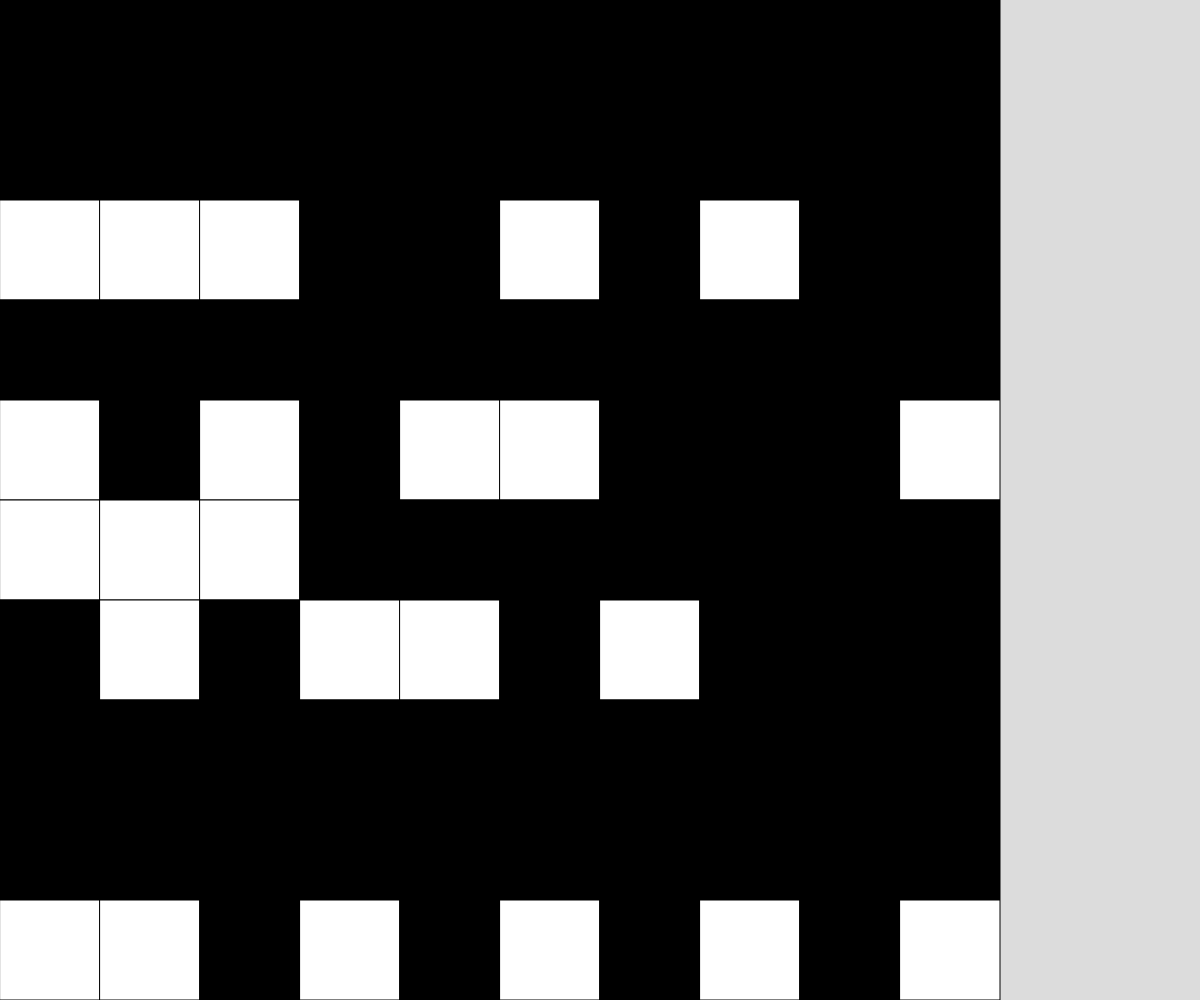
Frame 1 (no input)
Frame 60 (no input): identical to frame 1, image omitted
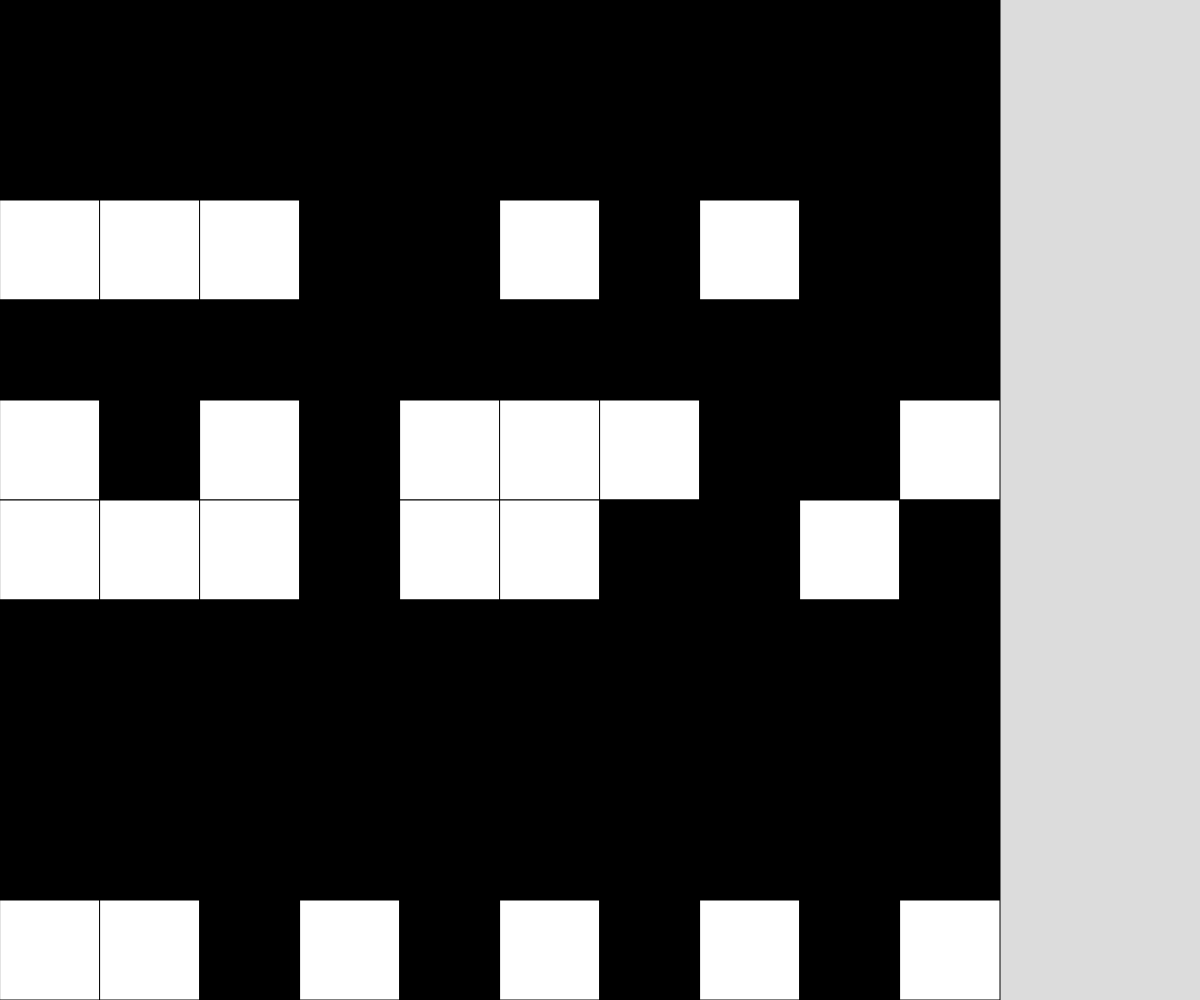
Frame 120 (the mouse pressed at the canvas centre since frame 60)

The p5.js sketch that drew these frames (run headless with seeded random() and noise() and a simulated clock; from frame 60 on, the mouse is pressed at the canvas centre):

// p5.js sketch
// ── sketch.js
// 2D grid practice
// Your Name
// Date
//
// Extra for Experts:
// - describe what you did to take this project "above and beyond"

const GRID_SIZE = 10;
let grid;
let cellSize;

function setup() {
  createCanvas(windowWidth, windowHeight);
  grid = generateRandomGrid(GRID_SIZE,GRID_SIZE);

  if(height>width){
    cellSize = width/GRID_SIZE;
  }
  else{
    cellSize = height/GRID_SIZE;
  }
}

function draw() {
  background(220);
  displayGrid();

}

function displayGrid(){
  for(let y = 0; y < GRID_SIZE; y++){
    for(let x = 0; x <GRID_SIZE; x++){
      if(grid[y][y] === 0){
        fill("white");
      }
      if(grid[y][x] === 1){
        fill("black");
      }
      rect(x*cellSize, y*cellSize,cellSize,cellSize);
    }
  }
}

function mousePressed(){
  let y = Math.floor(mouseY/cellSize);
  let x = Math.floor(mouseX/cellSize);

  toggleCell(x,y);
  toggleCell(x,y-1);
  toggleCell(x,y+1);
  toggleCell(x+1,y);
  toggleCell(x-1,y);
}

function toggleCell(x,y){
  if(x >= 0 && x < GRID_SIZE && y > 0 && y < GRID_SIZE){
    if (grid[y][x] === 0){
      grid[y][x] = 1;
    }
    else if (grid[y][x] === 1){
      grid[y][x] = 0;
    }
  }
}

function generateRandomGrid(cols, rows){
  let newGrid = [];
  for(let y = 0; y < rows; y++){
    newGrid.push([]);
    for(let x = 0; x < cols; x++){
      if (random(100) < 50){
        newGrid[y].push(0);
      }
      else{
        newGrid[y].push(1);
      }
    }
  }
  return newGrid;
}

function generateEmptyGrid(cols, rows){
  let newGrid = [];
  for(let y = 0; y < rows; y++){
    newGrid.push([]);
    for(let x = 0; x < cols; x++){
      newGrid[y].push(0);
    }
  }
  return newGrid;
}
